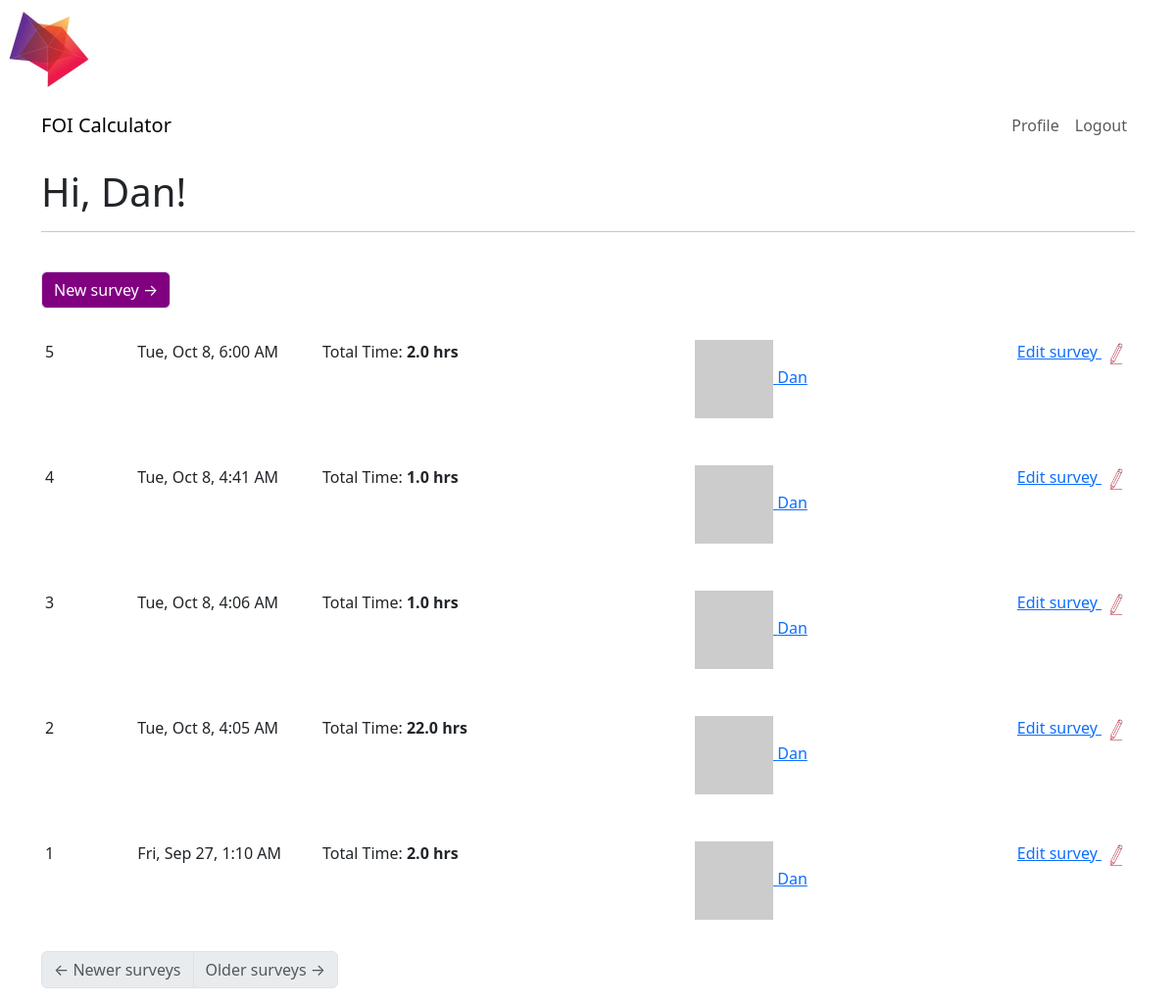
The page /index_survey (signed in) on the database its author committed.
### app/models.py (models this page shows, shortened)
class User(UserMixin, db.Model):
    id: so.Mapped[int] = so.mapped_column(primary_key=True)
    username: so.Mapped[str] = so.mapped_column(sa.String(64), index=True,
                                                unique=True)
    email: so.Mapped[str] = so.mapped_column(sa.String(120), index=True,
                                             unique=True)
    password_hash: so.Mapped[Optional[str]] = so.mapped_column(sa.String(256))
    about_me: so.Mapped[Optional[str]] = so.mapped_column(sa.String(140))
    last_seen: so.Mapped[Optional[datetime]] = so.mapped_column(
        default=lambda: datetime.now(timezone.utc))
    posts: so.WriteOnlyMapped['Post'] = so.relationship(
        back_populates='author')
    surveys: so.WriteOnlyMapped['Survey'] = so.relationship(
        back_populates='author')
    following: so.WriteOnlyMapped['User'] = so.relationship(
        secondary=followers, primaryjoin=(followers.c.follower_id == id),
        secondaryjoin=(followers.c.followed_id == id),
        back_populates='followers')
    followers: so.WriteOnlyMapped['User'] = so.relationship(
        secondary=followers, primaryjoin=(followers.c.followed_id == id),
        secondaryjoin=(followers.c.follower_id == id),
        back_populates='following')
    def avatar(self, size):
        digest = md5(self.email.lower().encode('utf-8')).hexdigest()
        return f'https://www.gravatar.com/avatar/{digest}?d=identicon&s={size}'
    def following_surveys(self):
        Author = so.aliased(User)
        return (
            sa.select(Survey)
            .join(Survey.author.of_type(Author))
            .where(sa.or_(
                Author.id == self.id,
            ))
            .group_by(Survey)
            .order_by(Survey.timestamp.desc())
        )

class Survey(db.Model):
    id: so.Mapped[int] = so.mapped_column(primary_key=True, autoincrement=True)
    timestamp: so.Mapped[datetime] = so.mapped_column(
        index=True, default=lambda: datetime.now(timezone.utc))
    user_id: so.Mapped[int] = so.mapped_column(sa.ForeignKey(User.id),
                                               index=True)
    author: so.Mapped[User] = so.relationship(back_populates='surveys')
    field1: so.Mapped[float] = so.mapped_column(sa.Float)
    comment1: so.Mapped[str] = so.mapped_column(sa.String(140))
    field2: so.Mapped[float] = so.mapped_column(sa.Float)
    comment2: so.Mapped[str] = so.mapped_column(sa.String(140))
    field3: so.Mapped[float] = so.mapped_column(sa.Float)
    comment3: so.Mapped[str] = so.mapped_column(sa.String(140))
    field4: so.Mapped[float] = so.mapped_column(sa.Float)
    comment4: so.Mapped[str] = so.mapped_column(sa.String(140))
    field5: so.Mapped[float] = so.mapped_column(sa.Float)
    comment5: so.Mapped[str] = so.mapped_column(sa.String(140))
    field6: so.Mapped[float] = so.mapped_column(sa.Float)
    comment6: so.Mapped[str] = so.mapped_column(sa.String(140))
    field7: so.Mapped[float] = so.mapped_column(sa.Float)
    comment7: so.Mapped[str] = so.mapped_column(sa.String(140))
    field8: so.Mapped[float] = so.mapped_column(sa.Float)
    comment8: so.Mapped[str] = so.mapped_column(sa.String(140))
    field9: so.Mapped[float] = so.mapped_column(sa.Float)
    comment9: so.Mapped[str] = so.mapped_column(sa.String(140))
    field10: so.Mapped[float] = so.mapped_column(sa.Float)
    comment10: so.Mapped[str] = so.mapped_column(sa.String(140))
    field11: so.Mapped[float] = so.mapped_column(sa.Float)
    field12: so.Mapped[float] = so.mapped_column(sa.Float)
    comment12: so.Mapped[str] = so.mapped_column(sa.String(140))
    field13: so.Mapped[float] = so.mapped_column(sa.Float)
    comment13: so.Mapped[str] = so.mapped_column(sa.String(140))
    field14: so.Mapped[float] = so.mapped_column(sa.Float)
    comment14: so.Mapped[str] = so.mapped_column(sa.String(140))
    field15: so.Mapped[float] = so.mapped_column(sa.Float)
    comment15: so.Mapped[str] = so.mapped_column(sa.String(140))
    field16: so.Mapped[float] = so.mapped_column(sa.Float)
    comment16: so.Mapped[str] = so.mapped_column(sa.String(140))
    field17: so.Mapped[float] = so.mapped_column(sa.Float)
    comment17: so.Mapped[str] = so.mapped_column(sa.String(140))
    field18: so.Mapped[float] = so.mapped_column(sa.Float)
    comment18: so.Mapped[str] = so.mapped_column(sa.String(140))
    field19: so.Mapped[float] = so.mapped_column(sa.Float)
    comment19: so.Mapped[str] = so.mapped_column(sa.String(140))
    result: so.Mapped[float] = so.mapped_column(sa.Float)
    def friendly_timestamp(self):
        return self.timestamp.replace(tzinfo=timezone.utc).astimezone(tz=None).strftime("%a, %b %-d, %-I:%M %p")

### app/routes.py (the view)
@app.route('/', methods=['GET', 'POST'])
@app.route('/index_survey', methods=['GET', 'POST'])
@login_required
def index_survey():
    page = request.args.get('page', 1, type=int)
    surveys = db.paginate(current_user.following_surveys(), page=page,
                        per_page=app.config['POSTS_PER_PAGE'], error_out=False)
    next_url = url_for('index_survey', page=surveys.next_num) \
        if surveys.has_next else None
    prev_url = url_for('index_survey', page=surveys.prev_num) \
        if surveys.has_prev else None
    return render_template('index_survey.html', title='Home',
                           surveys=surveys.items, next_url=next_url,
                           prev_url=prev_url)

### app/models.py (called while the page is built)
@login.user_loader
def load_user(id):
    return db.session.get(User, int(id))

### app/routes.py (called while the page is built)
@app.before_request
def before_request():
    if current_user.is_authenticated:
        current_user.last_seen = datetime.now(timezone.utc)
        db.session.commit()

### app/templates/index_survey.html
{% extends "base.html" %}
{% import "bootstrap_wtf.html" as wtf %}
{% block content %}
    <h1>Hi, {{ current_user.username }}!</h1>
    <hr>
    <br>
    <nav aria-label="Post navigation">
        <ul class="pagination">
            <li class="page-item">
                <a style="background-color: purple; color:white" class="page-link" href="{{ url_for('new_survey') }}">
                    New survey <span aria-hidden="true">&rarr;</span>
                </a>
            </li>
        </ul>
    </nav>
    {% for survey in surveys %}
        {% include '_survey.html' %}
    {% endfor %}
    <nav aria-label="Post navigation">
        <ul class="pagination">
            <li class="page-item{% if not prev_url %} disabled{% endif %}">
                <a class="page-link" href="{{ prev_url }}">
                    <span aria-hidden="true">&larr;</span> Newer surveys
                </a>
            </li>
            <li class="page-item{% if not next_url %} disabled{% endif %}">
                <a class="page-link" href="{{ next_url }}">
                    Older surveys <span aria-hidden="true">&rarr;</span>
                </a>
            </li>
        </ul>
    </nav>
{% endblock %}

### app/templates/base.html (shortened to what this page needs)
<!doctype html>
<html lang="en">
  <head>
    <link
        href="https://cdn.jsdelivr.net/npm/bootstrap@5.3.2/dist/css/bootstrap.min.css"
        rel="stylesheet"
>
  </head>
  <body>
    <img style="width:100px"src="{{ url_for('static', filename='images/logo-2.jpeg') }}" class="image" />
    <nav style="background-color:rgb(255, 255, 255) !important" class="navbar navbar-expand-lg bg-body-tertiary">
      <div class="container">
        <a class="navbar-brand" href="{{ url_for('index_survey') }}">FOI Calculator</a>
        <div class="collapse navbar-collapse" id="navbarSupportedContent">
          <ul class="navbar-nav mb-2 mb-lg-0">
            {% if current_user.is_anonymous %}
            <li class="nav-item">
              <a class="nav-link" aria-current="page" href="{{ url_for('login') }}">Login</a>
            </li>
            {% else %}
            <li class="nav-item">
              <a class="nav-link" aria-current="page" href="{{ url_for('user', username=current_user.username) }}">Profile</a>
            </li>
            <li class="nav-item">
              <a class="nav-link" aria-current="page" href="{{ url_for('logout') }}">Logout</a>
            </li>
            {% endif %}
          </ul>
        </div>
      </div>
    </nav>
    <div class="container mt-3">
      {% block content %}{% endblock %}
    </div>
  </body>
</html>

### app/templates/_survey.html
    <table class="table table-hover">
        <div class="p-3 row">
            <div class="p-0 col">
                <div class="p-0 row">
                    <div  class="col-lg-1 col-md-1 col-sm-3 col-1">
                        {{ survey.id}}
                    </div>
                    <div style="background-color:rgb(255, 255, 255);text-align: left;"class="col-lg-2 col-md-2 col-sm-3 col-2">
                        {{ survey.friendly_timestamp()}}
                    </div>
                    <div  class="col-lg-2 col-md-2 col-sm-3 col-2">
                         Total Time: <b>{{ survey.result}} hrs</b>
                    </div>
                    <div style="text-align:right; background-color:rgb(255, 255, 255); text-align: right;" class="col-lg-7 col-md-7 col-sm-3 col-7">
                        <div class="row">
                            <div class="col">
                                <a class="" href="{{ url_for('user', username=survey.author.username) }}">
                                    <img src="{{ survey.author.avatar(25) }}" />
                                    {{ survey.author.username }}
                                </a>
                            </div>
                            <div class="col">
                                <a style="vertical-align: top;" href="{{ url_for('edit_survey', id=survey.id) }}">
                                    Edit survey
                                </a>
                                <a class="" href="{{ url_for('edit_survey', id=survey.id) }}">
                                    <img style="width:30px" src="{{ url_for('static', filename='images/edit3.png') }}" />
                                </a>
                            </div>
                        </div>
                    </div>
                </div>
            </div>
        </div>
    </table>

### rows shown on the page
User: username "Dan"
Survey: id "5", friendly_timestamp "Tue, Oct 8, 6:00 AM", result "2.0", author.username "Dan"
Survey: id "4", friendly_timestamp "Tue, Oct 8, 4:41 AM", result "1.0", author.username "Dan"
Survey: id "3", friendly_timestamp "Tue, Oct 8, 4:06 AM", result "1.0", author.username "Dan"
Survey: id "2", friendly_timestamp "Tue, Oct 8, 4:05 AM", result "22.0", author.username "Dan"
Survey: id "1", friendly_timestamp "Fri, Sep 27, 1:10 AM", result "2.0", author.username "Dan"
